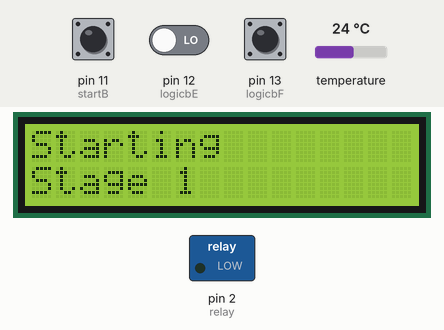
The sketch below on a simulated Arduino Uno, built with avr-gcc and run on an emulated ATmega328P. On the bench: 16×2 character LCD, switched loads named in the sketch (green lamp = pin HIGH). The inputs (shaded band) are chosen by the test bench; at power-on: temperature 24 °C, pin 11 (startB) HIGH, pin 12 (logicbE) LOW, pin 13 (logicbF) HIGH. What the sketch prints to the serial monitor is not drawn.

Above: at 1.2 s.
1.3 s: temperature set to 39.5 °C
At 2.8 s:
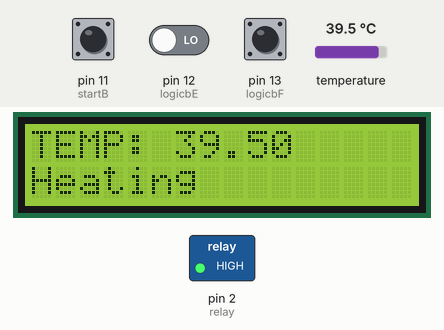
3.3 s: temperature set to 40.3 °C
At 4.7 s:
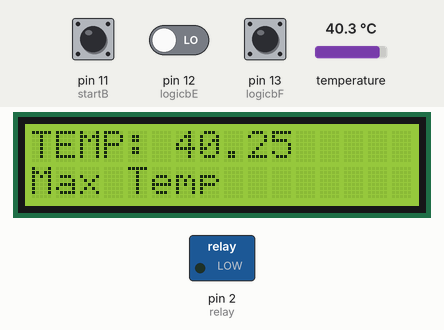
5.9 s: temperature set to 12 °C
At 7.9 s:
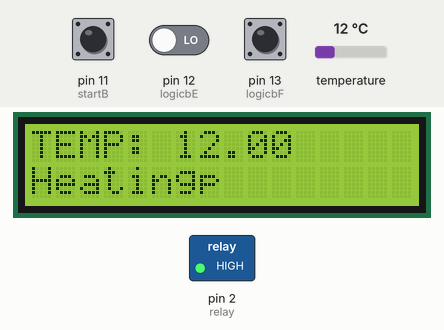
Timing chart, 0 to 9.4 s (numbered marks = the images above; inputs shaded):
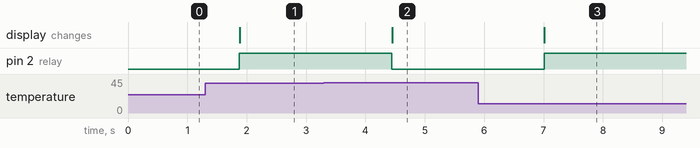

Measured:
- the behaviour switches between 39.9 and 40 °C on temperature (found by bisection; images 1 and 2)
- after the input at 1.3 s, the display: changes after 0.58 s (image 1)
- after the input at 3.3 s, pin 2 (relay): HIGH → LOW after 1.1 s; the display: changes after 1.1 s (image 2)
- after the input at 5.9 s, pin 2 (relay): LOW → HIGH after 1.1 s; the display: changes after 1.1 s (image 3)

The sketch:

Design1Ver_14.ino
```cpp
#include <LiquidCrystal_I2C.h>                            //Library for LCD
#include <Wire.h>                                         //Wire Library for LCD
#include <OneWire.h>                                      //Wire Library for Temp Sensor
#include <DallasTemperature.h>                            //Library for Temperature Sensor
#define ONE_WIRE_BUS 5                                    //temperature sensor pin
#define relay 2                                           //relay pin for heater
int startB = 11;                                          //start button pin
int logicbE = 12;                                         //button logic E
int logicbF = 13;                                         //button logic F
int bState;                                               //State of the button
int sysState = 1;                                         //Machine System State (In LOOP)
OneWire oneWire(ONE_WIRE_BUS);                            //Temperature Wire BUS
DallasTemperature sensors(&oneWire);                      //Assign Temperature Library to sensors
LiquidCrystal_I2C lcd(0x27, 16, 2);                       //Assign LCD library to lcd
float MaxTemp1 = 40;                                      //Stage 1 Temperature
float MaxTemp2 = 50;                                      //Stage 2 Temperature
float MaxTemp3 = 60;                                      //Stage 3 Temperature
float Celcius = 0;                                        //Declaring Celcius for Temperature Sensor
unsigned long previousMillis = 0;                         //For Timing Millis() funciton
long timeInter1 = 300000;                                 //Stage 1 Time default setting 5 mins in Millis
long timeInter2 = 3600000;                                //Stage 2 Time default setting 1 Hour in Millis
long timeInter3 = 21600000;                               //Stage 3 Time default setting 6 Hours in Millis
long timeInter4 = 300000;                                 //Stage 4 time default setting 5 mins in Millis
int stageTme1 = 5;                                        //Stage 1 Time for Modifying the setting
int stageTme2 = 60;                                       //Stage 2 Time for Modifying the setting
int stageTme3 = 360;                                      //Stage 3 Time for Modifying the setting
int stageTme4 = 5;                                        //Stage 4 Time for Modifying the setting

void setup() {
  pinMode(relay, OUTPUT);                                 //setting relay mode to output
  pinMode(logicbE, INPUT);                                //setting logic E to input
  pinMode(logicbF, INPUT);                                //setting logic F to input
  pinMode(startB, INPUT);                                 //setting start to input
  lcd.init();                                             //acquiring lcd
  lcd.backlight();                                        //turning on backlight LCD
  sensors.begin();                                        //Temperature Sensor
  Serial.begin(9600);                                     //Serial 9600
}
void loop() {
  sysState1();
}

void sysState1(){
  int bStateS = digitalRead(startB);
  int bStateE = digitalRead(logicbE);
  int bStateF = digitalRead(logicbF);

  if(bStateS == 0 && bStateE == 0 && bStateF == 0){
    //Do nothing State Trap
    bState = 0;
  }
  else if(bStateS == 1){
    //Start button pressed
    bState = 1;
  }
  else if(bStateE == 1 && bStateF == 0){
    //Select button pressed
    bState = 2;
  }
  buttonStateVer(bState);
}

void buttonStateVer(int bStateVer){
  switch(bStateVer){
    case 0:
    {
      lcd.clear();
      lcd.setCursor(0,0);
      lcd.print("Mod Settings?");
      lcd.setCursor(0,1);
      lcd.print("SEL for Yes");
      delay(2000);
      lcd.setCursor(0,1);
      lcd.print("Start for No");
      delay(2000);
      //Do nothing case
      break;
    }
    case 1:
    {
      //go to function to start stage 1
      lcd.clear();
      lcd.setCursor(0,0);
      lcd.print("Starting");
      lcd.setCursor(0,1);
      lcd.print("Stage 1");
      delay(1000);
      Serial.println("START HEATING");
      while(millis() - previousMillis <= timeInter1){
        heatingSTG1();
      }
      digitalWrite(relay, LOW);
      //adding bstate here
      break;
    }
    case 2:
    {
      lcd.clear();
      lcd.setCursor(0,0);
      lcd.print("Mod Settings");
      delay(2000);
      modStage1();
    }
  }
}
void sysStartSTG1(){
  lcd.clear();
  lcd.setCursor(0,0);
  lcd.print("START");
  delay(2000);
  heatingSTG1();
}
void modStage1(){
  int bStateS = digitalRead(startB);
  int bStateE = digitalRead(logicbE);
  int bStateF = digitalRead(logicbF);
  while(bStateS == 0){
    //stay here and do nothing
    //Display time
  }
  if(bStateS == 1){
    lcd.clear();
    lcd.setCursor(0,0);
    lcd.print("Stage 2 Mod");
    delay(2000);
    modStage2();
}
}
void modStage2(){

}
void heatingSTG1(){
  sensors.requestTemperatures();
  Celcius = sensors.getTempCByIndex(0);
  Serial.print("C");
  Serial.println(Celcius);
  lcd.setCursor(0,0);
  lcd.print("TEMP: ");
  lcd.print(Celcius);
  if(Celcius >= MaxTemp1){
    digitalWrite(relay, LOW);
    lcd.setCursor(0,1);
    lcd.print("Max Temp");
  }
  else{
    digitalWrite(relay, HIGH);
    lcd.setCursor(0,1);
    lcd.print("Heating");
  }
  delay(500);
}
```
